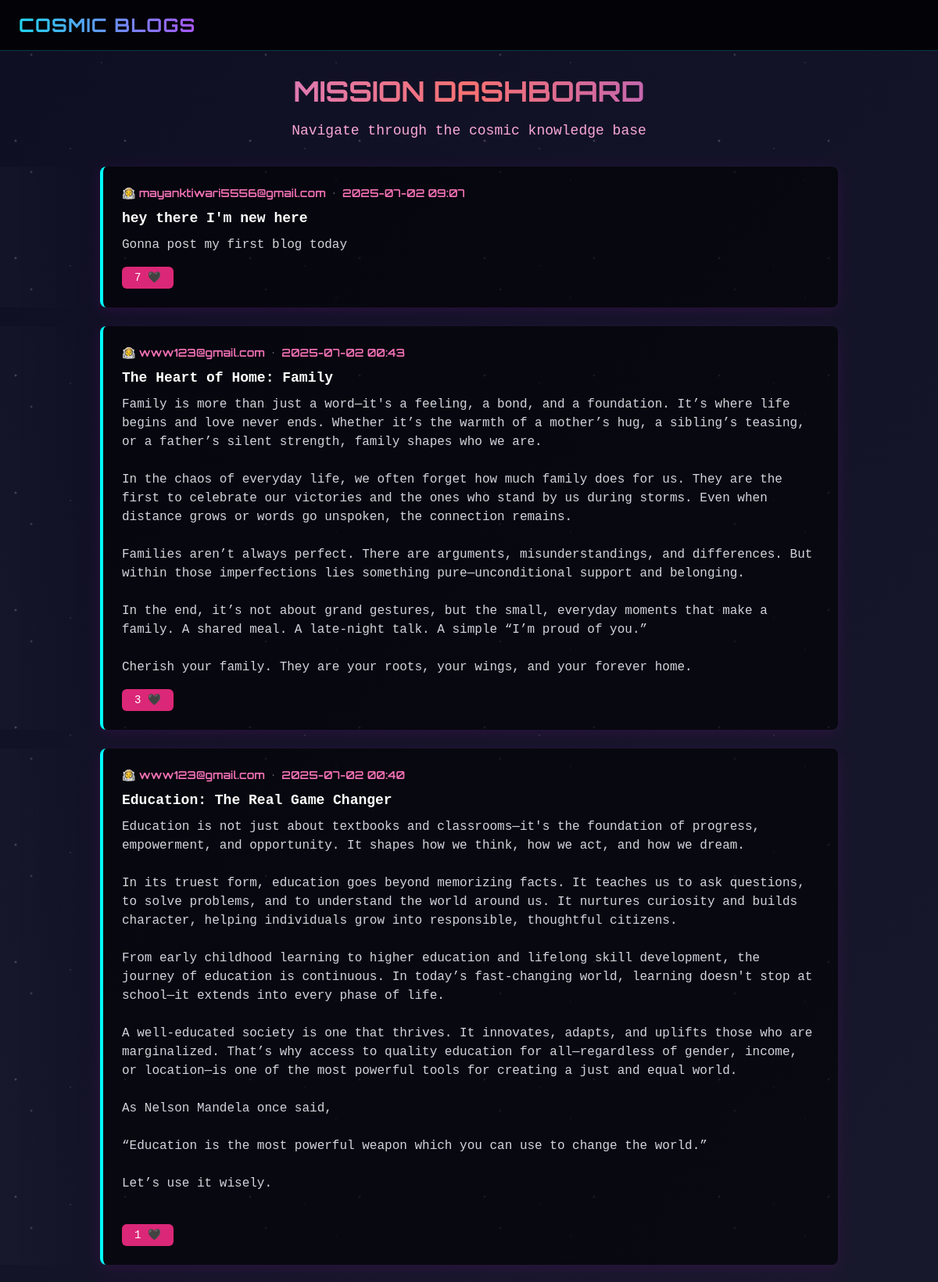
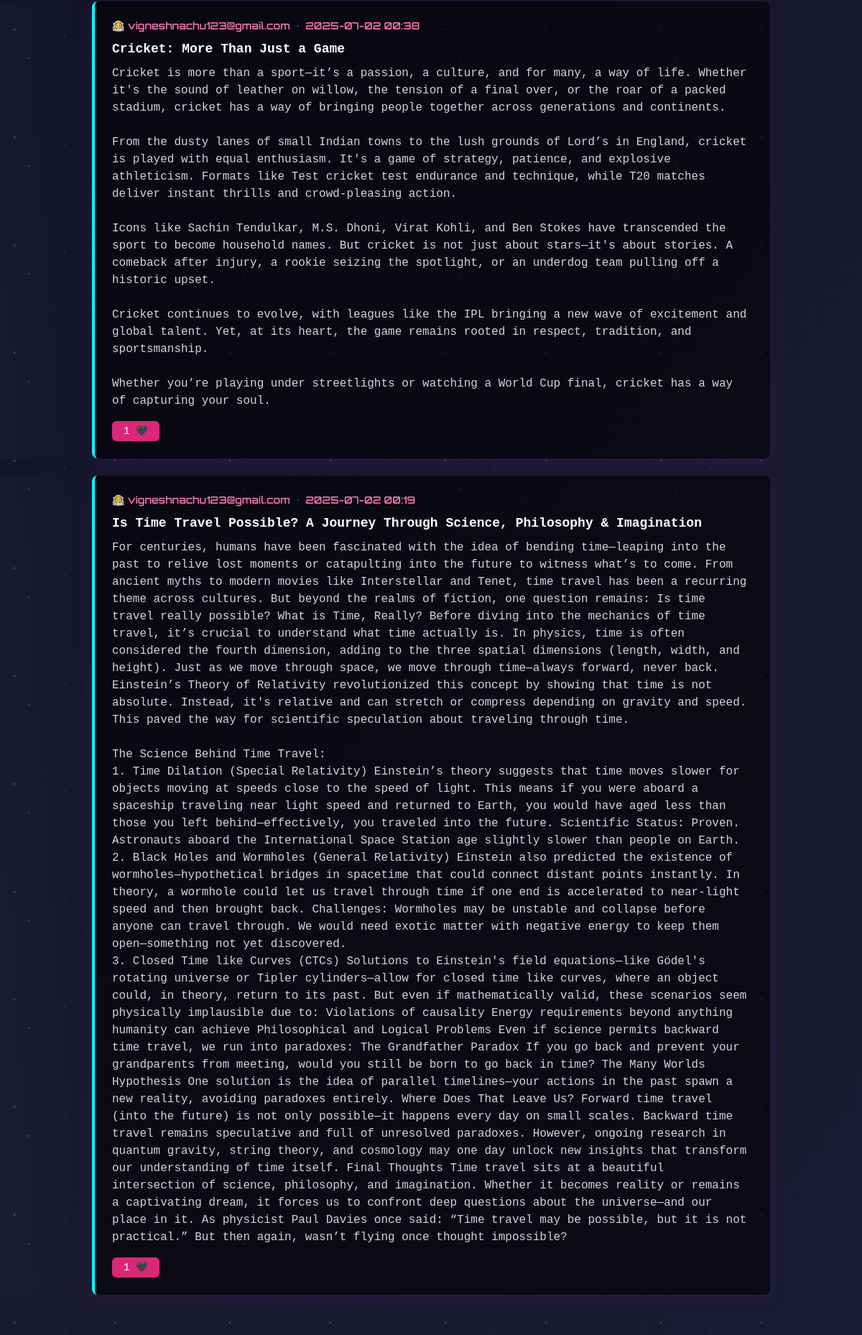
/dashboard, run on the app's committed database (2 pictures, top to bottom).
### app.py (models this page shows)
class TimestampMixin:
    created_at= db.Column(db.DateTime, default=datetime.now)
    updated_at= db.Column(
        db.DateTime,
        default=datetime.now,
        onupdate=datetime.now
    )

class Posts(TimestampMixin,db.Model):
    __tablename__='posts'
    id= db.Column(db.Integer,primary_key=True)
    title= db.Column(db.String(200), nullable=False)
    body= db.Column(db.Text, nullable=False)
    published=db.Column(db.Boolean,default=False)
    likes=db.Column(db.Integer,default=0)
    author_id= db.Column(db.Integer, db.ForeignKey('users.id'))

class Users(db.Model):
    __tablename__ = 'users'
    id=db.Column(db.Integer,primary_key=True)
    email=db.Column(db.String(50),nullable=False, unique=True)
    password=db.Column(db.String(200),nullable=False)
    posts=db.relationship('Posts', backref='author', lazy=True)

### app.py (the view)
@app.route("/dashboard")
def posts():
    all_posts = Posts.query.order_by(Posts.created_at.desc()).where(Posts.published==True)
    return render_template("dashboard.html", posts=all_posts)

### templates/dashboard.html (shortened to what this page needs)
{% extends 'base.html' %} {% block content %}
<div class="mb-8 text-center">
    <h1 class="text-4xl font-bold font-orbitron text-transparent bg-gradient-to-r from-purple-400 via-red-400 to-violet-500 bg-clip-text mb-4 glow-text">
    </h1>
    <p class="text-pink-300 text-lg">
        Navigate through the cosmic knowledge base
    </p>
</div>
{% if posts %}
<div class="flex flex-col w-full max-w-5xl mx-auto px-4">
    {% for post in posts %}
    <div class="space-card group relative">
        <div class="flex items-center mb-2 text-sm text-pink-400 font-semibold font-orbitron">
            👨‍🚀 {{ post.author.email }}
            <span class="mx-2 text-gray-500">•</span>
            {{ post.created_at.strftime('%Y-%m-%d %H:%M') }}
        </div>
        <div class="text-lg text-white font-semibold mb-2">{{ post.title }}</div>
        <p class="text-gray-300 mb-4 whitespace-pre-line">{{ post.body|safe }}</p>
        <div class="flex items-center justify-between">
            <form action="{{ url_for('like_post', post_id=post.id) }}" method="POST">
                <button type="submit" class="px-4 py-1 text-sm bg-pink-600 hover:bg-pink-700 text-white rounded-md transition duration-200">
                   {{ post.likes }} 🖤
                </button>
            </form>
        </div>
    </div>
    {% endfor %}
</div>
{% endif %} {% endblock %}

### templates/base.html (shortened to what this page needs)
<!DOCTYPE html>
<html lang="en">
<head>
    <script src="https://cdn.tailwindcss.com"></script>
</head>
<body class="bg-gray-900 text-gray-100 font-mono min-h-screen relative overflow-x-hidden">
    <div class="fixed inset-0 z-0">
        <div class="stars absolute inset-0"></div>
        <div class="twinkling absolute inset-0"></div>
        <div class="cosmic-gradient absolute inset-0"></div>
    </div>
    <nav
        class="relative z-50 bg-black/80 backdrop-blur-md border-b border-cyan-500/30 sticky top-0 px-6 py-4 flex justify-between items-center">
        <a href="{{ url_for('posts') }}"
            class="text-2xl font-bold text-transparent bg-gradient-to-r from-cyan-400 to-purple-500 bg-clip-text hover:from-purple-400 hover:to-cyan-500 transition-all duration-300 font-['Orbitron'] tracking-wider glow-text">
        </a>
    </nav>
    <div class="relative z-10 container mx-auto px-6 py-8">
        <div class="animate-fade-in-up">
            {% block content %}{% endblock %}
        </div>
    </div>
</body>
</html>

### templates/base.html (style rules this page uses)
body { font-family: 'Space Mono', monospace; }
.font-orbitron { font-family: 'Orbitron', monospace; }
.cosmic-gradient { background: linear-gradient(130deg, #0f0f23 0%, #1a1a2e 25%, #16213e 50%, #0f0f23 75%, #1a1a2e 100%); background-size: 300% 300%; animation: cosmic-shift 15s ease infinite; }
.stars { background-image: radial-gradient(2px 2px at 20px 30px, #ffffff, transparent), radial-gradient(2px 2px at 40px 70px, #cccccc, transparent), radial-gradient(1px 1px at 90px 40px, #ffffff, transparent), radial-gradient(1px 1px at 130px 80px, #eeeeee, transparent), radial-gradient(2px 2px at 160px 30px, #dddddd, transparent); background-repeat: repeat; background-size: 300px 150px; animation: starfield 120s linear infinite; opacity: 0.3; z-index: 1; }
.twinkling { z-index: 2; opacity: 0.3; }
.cosmic-gradient { z-index: 0; }
.glow-text { text-shadow: 0 0 10px currentColor; animation: glow-pulse 2s ease-in-out infinite alternate; }
.space-card { background: rgba(0, 0, 0, 0.6); border-left: 4px solid #00ffff; border-radius: 0.5rem; padding: 1.5rem; margin-bottom: 1.5rem; transition: background 0.3s ease; box-shadow: 0 4px 20px rgba(255, 0, 255, 0.1); }
.space-card::before { content: ''; position: absolute; top: 0; left: 0; width: 100%; height: 100%; background: linear-gradient(90deg, transparent, rgba(255, 255, 255, 0.08), transparent); transform: translateX(-100%); transition: transform 0.6s ease; pointer-events: none; z-index: 1; }
.animate-fade-in-up { animation: fade-in-up 0.6s ease-out; }

### data on the page
Posts: author.email "mayanktiwari5556@gmail.com", created_at "2025-07-02 09:07", title "hey there I'm new here", body "Gonna post my first blog today", likes "7"
Posts: author.email "www123@gmail.com", created_at "2025-07-02 00:43", title "The Heart of Home: Family", body "Family is more than just a word—it's a feeling, a bond, and a foundation. It’s where life begins and love never ends. Whether it’s the warmth of a mother’s hug, a sibling’s teasing, or a father’s silent strength, family shapes who we are. In the chaos of everyday life, we often forget how much family does for us. They are the first to celebrate our victories and the ones who stand by us during storms. Even when distance grows or words go unspoken, the connection remains. Families aren’t always perfect. There are arguments, misunderstandings, and differences. But within those imperfections lies something pure—unconditional support and belonging. In the end, it’s not about grand gestures, but…", likes "3"
Posts: author.email "www123@gmail.com", created_at "2025-07-02 00:40", title "Education: The Real Game Changer", body "Education is not just about textbooks and classrooms—it's the foundation of progress, empowerment, and opportunity. It shapes how we think, how we act, and how we dream. In its truest form, education goes beyond memorizing facts. It teaches us to ask questions, to solve problems, and to understand the world around us. It nurtures curiosity and builds character, helping individuals grow into responsible, thoughtful citizens. From early childhood learning to higher education and lifelong skill development, the journey of education is continuous. In today’s fast-changing world, learning doesn't stop at school—it extends into every phase of life. A well-educated society is one that thrives. It…", likes "1"
Posts: author.email "vigneshnachu123@gmail.com", created_at "2025-07-02 00:38", title "Cricket: More Than Just a Game", body "Cricket is more than a sport—it’s a passion, a culture, and for many, a way of life. Whether it's the sound of leather on willow, the tension of a final over, or the roar of a packed stadium, cricket has a way of bringing people together across generations and continents. From the dusty lanes of small Indian towns to the lush grounds of Lord’s in England, cricket is played with equal enthusiasm. It's a game of strategy, patience, and explosive athleticism. Formats like Test cricket test endurance and technique, while T20 matches deliver instant thrills and crowd-pleasing action. Icons like Sachin Tendulkar, M.S. Dhoni, Virat Kohli, and Ben Stokes have transcended the sport to become…", likes "1"
Posts: author.email "vigneshnachu123@gmail.com", created_at "2025-07-02 00:19", title "Is Time Travel Possible? A Journey Through Science, Philosophy & Imagination", body "For centuries, humans have been fascinated with the idea of bending time—leaping into the past to relive lost moments or catapulting into the future to witness what’s to come. From ancient myths to modern movies like Interstellar and Tenet, time travel has been a recurring theme across cultures. But beyond the realms of fiction, one question remains: Is time travel really possible? What is Time, Really? Before diving into the mechanics of time travel, it’s crucial to understand what time actually is. In physics, time is often considered the fourth dimension, adding to the three spatial dimensions (length, width, and height). Just as we move through space, we move through time—always…", likes "1"
